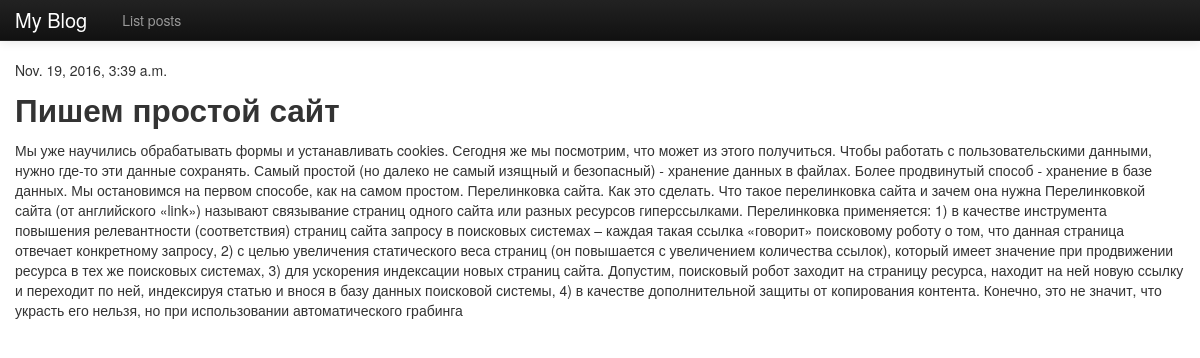
The app's page /polls/2/ with its own data.
### polls/models.py (models this page shows, shortened)
class Post(models.Model):
    title = models.CharField(max_length=255) # title post
    datetime = models.DateTimeField(u'Date public') # date public
    content = models.TextField(max_length=10000) # text post

### polls/views.py (the view)
# urls.py: url(r'^(?P<pk>\d+)/$', PostDetailView.as_view()),
class PostDetailView(DetailView):
    model = Post

### polls/templates/polls/post_detail.html
{% extends 'polls/base.html' %}
{% block content %}
    <p>{{ post.datetime }}</p>
    <h2>{{ post.title }}</h2>
    <p>{{ post.content }}</p>
{% endblock %}

### polls/templates/polls/base.html (style rules this page uses)
body { padding-top: 60px; }

### records on screen
Post: datetime "Nov. 19, 2016, 3:39 a.m.", title "Пишем простой сайт", content "Мы уже научились обрабатывать формы и устанавливать cookies. Сегодня же мы посмотрим, что может из этого получиться. Чтобы работать с пользовательскими данными, нужно где-то эти данные сохранять. Самый простой (но далеко не самый изящный и безопасный) - хранение данных в файлах. Более продвинутый способ - хранение в базе данных. Мы остановимся на первом способе, как на самом простом. Перелинковка сайта. Как это сделать. Что такое перелинковка сайта и зачем она нужна Перелинковкой сайта (от английского «link») называют связывание страниц одного сайта или разных ресурсов гиперссылками. Перелинковка применяется: 1) в качестве инструмента повышения релевантности (соответствия) страниц сайта…"
